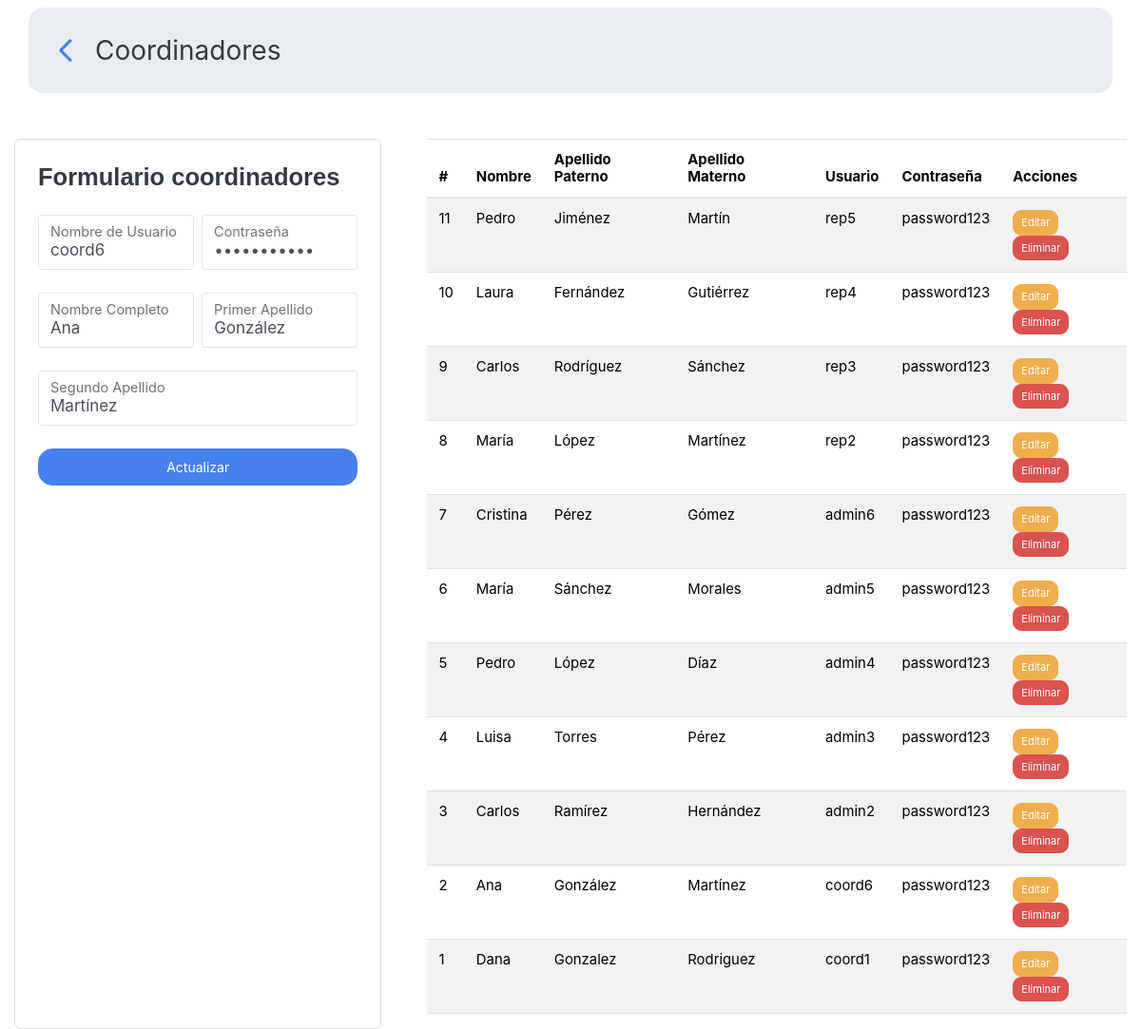
Page /Transporte/administrador/coordinadores.php?edit=2 on the committed database.
### tables this page shows
CREATE TABLE coordinador (
    numCoordinador INT PRIMARY KEY AUTO_INCREMENT,
    nombre VARCHAR(50),
    primerApellido VARCHAR(50),
    segundoApellido VARCHAR(50),
    id_usuario INT UNIQUE,
    FOREIGN KEY (id_usuario) REFERENCES usuario(id) ON DELETE CASCADE
);

CREATE TABLE usuario (
    id INT PRIMARY KEY AUTO_INCREMENT,
    username VARCHAR(20) NOT NULL UNIQUE,
    password VARCHAR(30) NOT NULL,
    userType ENUM('administrador', 'empleado', 'representante', 'conductor', 'coordinador') NOT NULL
);

### Transporte/administrador/coordinadores.php (the view, shortened to what this page needs)
<?php
require '../conexion/conexion.php';
try {
    $stmt = $conn->prepare("
        SELECT
            c.numCoordinador AS id_coordinador,
            c.nombre AS nombre,
            c.primerApellido AS apellido_paterno,
            c.segundoApellido AS apellido_materno,
            u.username AS usuario,
            u.password AS contrasena
        FROM coordinador c
        INNER JOIN usuario u ON c.id_usuario = u.id order by c.numCoordinador DESC
    ");
    $stmt->execute();
    $coordinadores = $stmt->fetchAll(PDO::FETCH_ASSOC);
} catch (PDOException $e) {
    echo "Error al obtener coordinadores: " . $e->getMessage();
    $coordinadores = [];
}
$editing = false;
$coordinadorData = [
    'id_coordinador' => '',
    'nombre_usuario' => '',
    'password' => '',
    'nombre' => '',
    'apellido1' => '',
    'apellido2' => ''
];
if (isset($_GET['edit']) && intval($_GET['edit'])) {
    $editing = true;
    $idToEdit = intval($_GET['edit']);
    $stmtEdit = $conn->prepare("
        SELECT
            c.numCoordinador AS id_coordinador,
            u.username AS nombre_usuario,
            u.password AS password,
            c.nombre AS nombre,
            c.primerApellido AS apellido1,
            c.segundoApellido AS apellido2
        FROM coordinador c
        INNER JOIN usuario u ON c.id_usuario = u.id
        WHERE c.numCoordinador = :id
    ");
    $stmtEdit->bindParam(':id', $idToEdit, PDO::PARAM_INT);
    $stmtEdit->execute();
    $coordinadorData = $stmtEdit->fetch(PDO::FETCH_ASSOC);
}
?>
<html>
<head>
    <link rel="stylesheet" href="../assets/css/style.css">
    <link href="https://cdn.jsdelivr.net/npm/bootstrap@5.3.3/dist/css/bootstrap.min.css" rel="stylesheet">
    <link rel="stylesheet" href="https://cdn.jsdelivr.net/npm/bootswatch@4.5.2/dist/litera/bootstrap.min.css">
</head>
<body>
<div class="d-flex flex-column justify-content-center align-top  gap-5">
    <header class="d-flex justify-content-between align-items-center container  p-4 bg-body-secondary mt-2 rounded-4">
        <div class="d-flex gap-3 align-items-center">
            <a href="../admin_dashboard.php" class="">
                <svg xmlns="http://www.w3.org/2000/svg" width="30" height="30" viewBox="0 0 24 24"><path fill="currentColor" d="m9.55 12l7.35 7.35q.375.375.363.875t-.388.875t-.875.375t-.875-.375l-7.7-7.675q-.3-.3-.45-.675t-.15-.75t.15-.75t.45-.675l7.7-7.7q.375-.375.888-.363t.887.388t.375.875t-.375.875z"/></svg>
            </a>
            <span class="fs-3 bold">Coordinadores</span>
        </div>
    </header>
    <main class="d-flex  gap-5 container-fluid">
        <div class="border border-start p-4 rounded-2 w-50 bg-white">
            <h4 class="mb-4">Formulario coordinadores</h4>
            <form action="<?php echo $editing ? 'servicios/updateCoordinador.php' : 'servicios/addCoordinador.php'; ?>" method="POST" class="d-flex flex-column gap-2">
                <div class="d-flex flex-row gap-2">
                    <div class="form-floating mb-3 w-100">
                        <input type="text" class="form-control" id="floatingUsername" name="nombre_usuario" placeholder="Nombre de usuario"
                               value="<?php echo htmlspecialchars($coordinadorData['nombre_usuario']); ?>" required>
                        <label for="floatingUsername">Nombre de Usuario</label>
                    </div>
                    <div class="form-floating mb-3 w-100">
                        <input type="password" class="form-control" id="floatingPassword" name="password" placeholder="Contraseña"
                               value="<?php echo htmlspecialchars($coordinadorData['password']); ?>" required>
                        <label for="floatingPassword">Contraseña</label>
                    </div>
                </div>
                <div class="d-flex flex-row gap-2">
                    <div class="form-floating mb-3 w-100">
                        <input type="text" class="form-control" id="floatingNombre" name="nombre" placeholder="Nombre Completo"
                               value="<?php echo htmlspecialchars($coordinadorData['nombre']); ?>" required>
                        <label for="floatingNombre">Nombre Completo</label>
                    </div>
                    <div class="form-floating mb-3 w-100">
                        <input type="text" class="form-control" id="floatingTelefono" name="apellido1" placeholder="Primer apellido"
                               value="<?php echo htmlspecialchars($coordinadorData['apellido1']); ?>">
                        <label for="floatingTelefono">Primer Apellido</label>
                    </div>
                </div>
                <div class="form-floating mb-3 w-100">
                    <input class="form-control" type="text" id="floatingDireccion" name="apellido2" placeholder="Segundo apellido"
                           value="<?php echo htmlspecialchars($coordinadorData['apellido2']); ?>">
                    <label for="floatingDireccion">Segundo Apellido</label>
                </div>
                <button type="submit" class="btn btn-primary"><?php echo $editing ? 'Actualizar' : 'Guardar'; ?></button>
            </form>
        </div>
        <div class="w-100">
            <table class="table table-striped">
                <thead>
                <tr>
                    <th>#</th>
                    <th>Nombre</th>
                    <th>Apellido Paterno</th>
                    <th>Apellido Materno</th>
                    <th>Usuario</th>
                    <th>Contraseña</th>
                    <th>Acciones</th>
                </tr>
                </thead>
                <tbody>
                <?php if (count($coordinadores) > 0): ?>
                    <?php foreach ($coordinadores as $coordinador): ?>
                        <tr>
                            <td><?php echo htmlspecialchars($coordinador['id_coordinador']); ?></td>
                            <td><?php echo htmlspecialchars($coordinador['nombre']); ?></td>
                            <td><?php echo htmlspecialchars($coordinador['apellido_paterno']); ?></td>
                            <td><?php echo htmlspecialchars($coordinador['apellido_materno']); ?></td>
                            <td><?php echo htmlspecialchars($coordinador['usuario']); ?></td>
                            <td><?php echo htmlspecialchars($coordinador['contrasena']); ?></td>
                            <td>
                                <a href="coordinadores.php?edit=<?php echo $coordinador['id_coordinador']; ?>" class="btn btn-sm btn-warning">
                                    <i class="bi bi-pencil-square"></i> Editar
                                </a>
                                <a href="servicios/deleteCoordinador.php?id=<?php echo $coordinador['id_coordinador']; ?>"
                                   class="btn btn-sm btn-danger"
                                   onclick="return confirm('¿Estás seguro de eliminar este coordinador?');">
                                    <i class="bi bi-trash"></i> Eliminar
                                </a>
                            </td>
                        </tr>
                    <?php endforeach; ?>
                <?php else: ?>
                    <tr>
                        <td colspan="7" class="text-center">No hay coordinadores registrados.</td>
                    </tr>
                <?php endif; ?>
                </tbody>
            </table>
        </div>
    </main>
</div>
</body>
</html>

### Transporte/assets/css/style.css (style rules this page uses)
:root { scroll-behavior: smooth; }
body { font-family: "Open Sans", sans-serif; background: #f6f9ff; color: #444444; }
a { color: #4154f1; text-decoration: none; }
h1, h2, h3, h4, h5, h6 { font-family: "Nunito", sans-serif; }

### rows in the picture
coordinador: nombre_usuario "coord6", nombre "Ana", apellido1 "González", apellido2 "Martínez", numCoordinador "2", primerApellido "González", segundoApellido "Martínez", id_usuario.username "coord6", id_usuario.password "password123"
coordinador: numCoordinador "11", nombre "Pedro", primerApellido "Jiménez", segundoApellido "Martín", id_usuario.username "rep5", id_usuario.password "password123"
coordinador: numCoordinador "10", nombre "Laura", primerApellido "Fernández", segundoApellido "Gutiérrez", id_usuario.username "rep4", id_usuario.password "password123"
coordinador: numCoordinador "9", nombre "Carlos", primerApellido "Rodríguez", segundoApellido "Sánchez", id_usuario.username "rep3", id_usuario.password "password123"
coordinador: numCoordinador "8", nombre "María", primerApellido "López", segundoApellido "Martínez", id_usuario.username "rep2", id_usuario.password "password123"
coordinador: numCoordinador "7", nombre "Cristina", primerApellido "Pérez", segundoApellido "Gómez", id_usuario.username "admin6", id_usuario.password "password123"
coordinador: numCoordinador "6", nombre "María", primerApellido "Sánchez", segundoApellido "Morales", id_usuario.username "admin5", id_usuario.password "password123"
coordinador: numCoordinador "5", nombre "Pedro", primerApellido "López", segundoApellido "Díaz", id_usuario.username "admin4", id_usuario.password "password123"
coordinador: numCoordinador "4", nombre "Luisa", primerApellido "Torres", segundoApellido "Pérez", id_usuario.username "admin3", id_usuario.password "password123"
coordinador: numCoordinador "3", nombre "Carlos", primerApellido "Ramírez", segundoApellido "Hernández", id_usuario.username "admin2", id_usuario.password "password123"
coordinador: numCoordinador "1", nombre "Dana", primerApellido "Gonzalez", segundoApellido "Rodriguez", id_usuario.username "coord1", id_usuario.password "password123"
